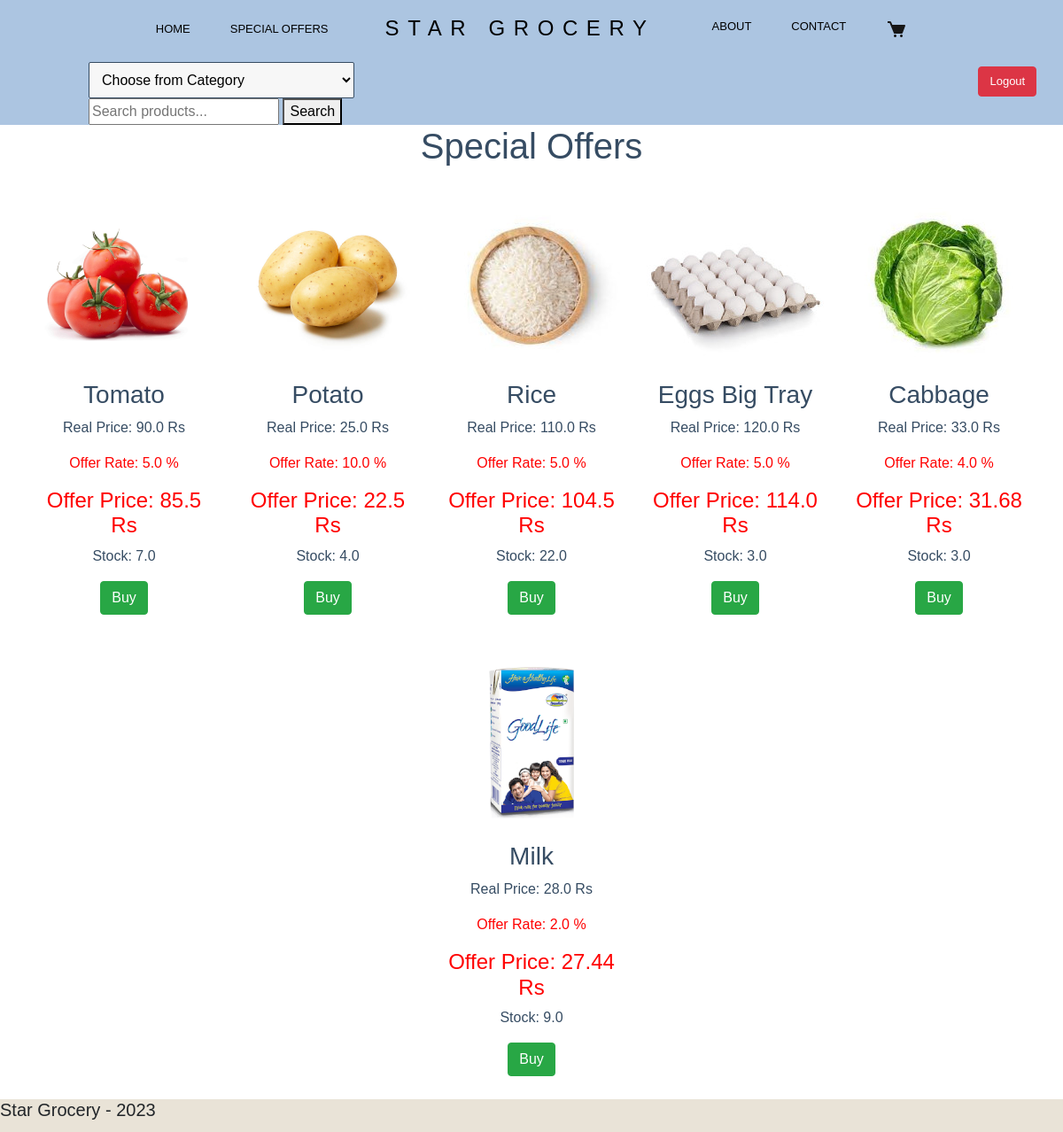
Screenshot of /SpecialOffer (signed in) with the database file from the repository.
### models.py (models this page shows)
class Product(db.Model):
    id = db.Column(db.Integer, primary_key=True)
    name = db.Column(db.String(255), nullable=False, unique=True)
    price = db.Column(db.Float, nullable=False)
    stock = db.Column(db.Float, nullable=False)
    image = db.Column(db.String(255), nullable=True)
    category = db.Column(db.String(50), nullable=False)
    offer = db.Column(db.String(255), nullable=True)

### app.py (the view)
@app.route('/SpecialOffer')
def SpecialOffers():
    spoffer = Product.query.filter(Product.offer.isnot(None)).all()
    if is_authenticated():
        return render_template('Special Offers.html', products=spoffer)
    else:
        flash('Please log in to access the page.', 'warning')
        return redirect(url_for('Login'))

### app.py (called while the page is built)
def is_authenticated():
    return 'username' in session

### templates/Special Offers.html (shortened to what this page needs)
<!DOCTYPE html>
<html>
<head>
    <link rel="stylesheet" href="https://maxcdn.bootstrapcdn.com/bootstrap/4.5.2/css/bootstrap.min.css">
    <link rel="stylesheet" href="{{ url_for('static', filename='Style.css') }}">
</head>
<body>
  <header>
    <div class="home-container">
      <div class="home-navbar">
        <header data-role="Header" class="home-header max-width-container">
          <div class="home-navbar1">
            <div class="home-middle">
              <div class="home-left">
                <a class="navbar-link" href="{{ url_for('StarGrocery') }}" >HOME</a>
                <a class="navbar-link">SPECIAL OFFERS</a>
              </div>
              <a class="navbar-logo-title" href="{{ url_for('StarGrocery') }}">STAR GROCERY</a>
              <div class="home-right">
                <a class="navbar-link" href="{{ url_for('About') }}">ABOUT</a>
                <a class="navbar-link" href="{{ url_for('Contact') }}">CONTACT</a>
            <div class="home-icons">
              <a href="{{ url_for('MyCart') }}"><img
                alt="iconsbxscart3271299"
                class="home-image1"
              /></a>
            </div>
          </div>
        </div>
      </div>
      </div>
      </div>
   <select id="CategoryDropdown" onchange="redirectToCategory()">
     <option value="" disabled selected>Choose from Category</option>
   </select>
   <a class="btn btn-danger" href="{{ url_for('Logout') }}" style=" color: #ffffff; margin-left: 700px; font-size: 13px;">Logout</a>
   <form action="{{ url_for('Search') }}" style="margin-left: 100px;" method="GET">
    <input type="text" name="query" placeholder="Search products...">
    <button type="submit">Search</button>
   </form>
  </header>
 <main>
  <div>
   <h1>Special Offers</h1>
   <div class="ProductList">
   {% for product in products %}
    <div class="Product">
    <figure>
     <img src="{{ url_for('static', filename=product.image) }}" alt="{{ product.name }}">
     <h3>{{ product.name }}</h3>
     <p>Real Price: {{ product.price }} Rs</p>
     <p style="color: red">Offer Rate: {{ product.offer }} %</p>
     <h4 style="color: red">Offer Price: {{ product.price-(product.price*product.offer/100) }} Rs</h4>
     <p>Stock: {{ product.stock }}</p>
     <a href="{{ url_for('ProductDisplay', id=product.id) }}" class="btn btn-success">Buy</a>
    </figure>
    </div>
    {% endfor %}
   </div>
  </div>
 </main>
   <footer>
     <h5>Star Grocery - 2023</h5>
   </footer>
</body>
</html>

### static/Style.css (style rules this page uses)
body { font-family: Trebuchet MS, sans-serif; background-color: #ffffff; margin:0; padding:0; }
header { background-color: #acc5e1ff; }
footer { background-color: #e9e3d7; bottom: 0; padding-bottom: 5px; width: 100%; align-items: center; }
main { text-align: center; color: #364c63; }
figure { display: inline-block; margin: 10px; border: 0px solid #f4f3ef; transition: 0.5s; }
#CategoryDropdown { margin-left: 100px; padding: 10px; background-color: #f7f7f7; border: 1px solid #364c63; width: 300px; border-radius: 2px; }
.ProductList { display: flex; flex-wrap: wrap; gap: 10px; justify-content:center; margin-top: 20px; }
.Product { width: calc(20% - 20px); padding: 0px; text-align: center; }
.Product img { max-width: 100%; height: auto; margin-bottom: 10px; }
.home-navbar { top: 0; padding-top: 20px; padding-bottom: 20px; width: 100%; display: flex; z-index: 1000; position: fixed; align-items: center; flex-direction: column; background-color: #acc5e1ff; }
.home-navbar1 { width: 100%; display: flex; position: relative; align-items: center; justify-content: space-between; }
.home-container { width: 100%; display: flex; overflow-x: hidden; align-items: center; padding-top: 70px; flex-direction: column; }
.home-middle { display: flex; position: relative; box-sizing: border-box; align-items: center; flex-shrink: 1; font-family: Trebuchet MS, sans-serif; border-color: transparent; justify-content: center; }
.home-left { display: flex; grid-gap: 45px; position: relative; align-items: flex-start; }
.home-right { display: flex; grid-gap: 45px; position: relative; align-items: flex-start; }
.navbar-link { color: rgba(0, 0, 0, 1); cursor: pointer; height: auto; font-size: 13px; text-align: left; transition: 0.3s; font-family: Trebuchet MS, sans-serif; font-weight: 500; text-decoration: none; }
.navbar-logo-title { color: #000000; cursor: pointer; height: auto; font-size: 24px; transition: 0.3s; font-family: Trebuchet MS, sans-serif; font-weight: 500; line-height: 20px; margin-left: 64px; margin-right: 64px; letter-spacing: 0.4em; text-decoration: none; }
a { text-decoration: none; }
.home-icons { display: flex; }

### rows the page displays
Product: image+name (picture), name "Tomato", price "90.0", offer "5.0", product.price-(product.price*product.offer/100) "85.5", stock "7.0"
Product: image+name (picture), name "Potato", price "25.0", offer "10.0", product.price-(product.price*product.offer/100) "22.5", stock "4.0"
Product: image+name (picture), name "Rice", price "110.0", offer "5.0", product.price-(product.price*product.offer/100) "104.5", stock "22.0"
Product: image (picture), name "Eggs Big Tray", price "120.0", offer "5.0", product.price-(product.price*product.offer/100) "114.0", stock "3.0"
Product: image+name (picture), name "Cabbage", price "33.0", offer "4.0", product.price-(product.price*product.offer/100) "31.68", stock "3.0"
Product: image+name (picture), name "Milk", price "28.0", offer "2.0", product.price-(product.price*product.offer/100) "27.44", stock "9.0"
